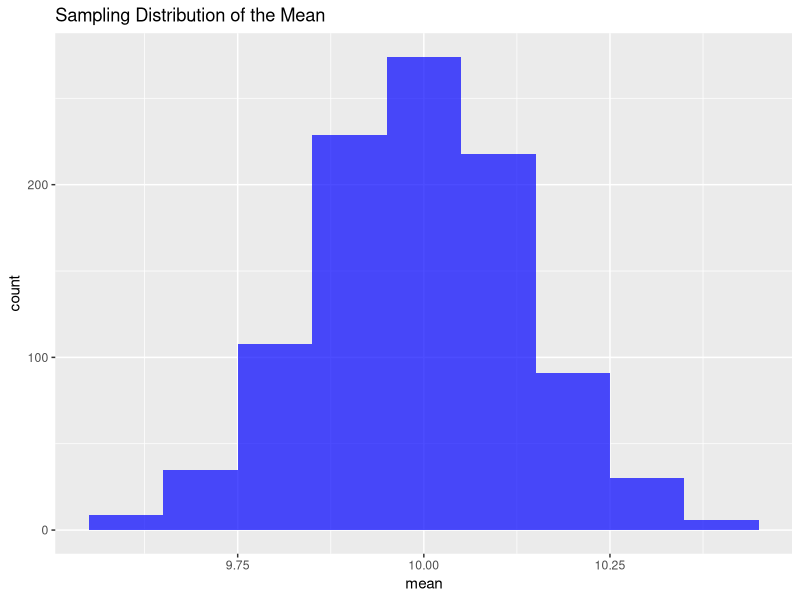
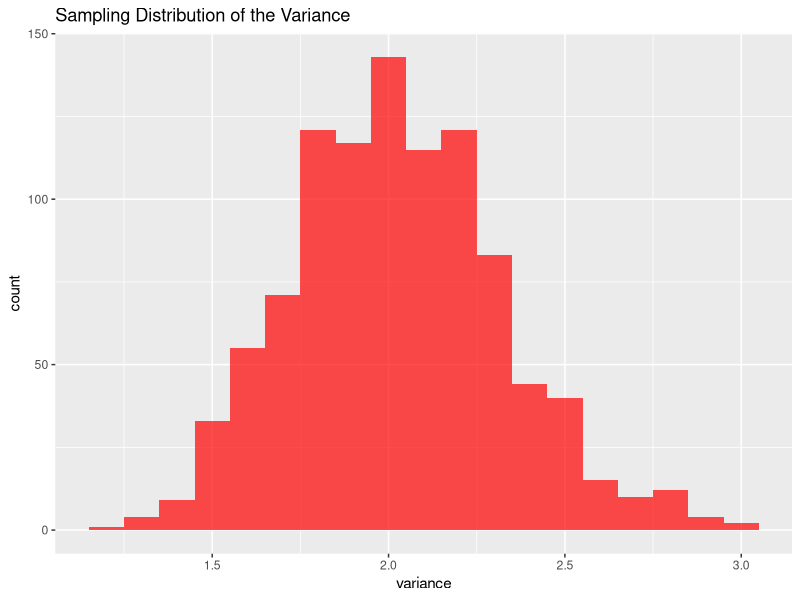

These charts were generated, in order, by the following R code:
## ---- chunk 1
knitr::opts_chunk$set(echo = TRUE)
## ---- chunk 2
library(tidyverse)
library(stats)
library(markdown)
## ---- chunk 3
population <- rnorm(10000, mean = 10, sd = sqrt(2))
## ---- chunk 4
sample_data <- sample(population, 100)
sample_mean <- mean(sample_data)
sample_se <- sd(sample_data) / sqrt(100)
ci_lower <- sample_mean - qt(0.975, df = 99) * sample_se
ci_upper <- sample_mean + qt(0.975, df = 99) * sample_se
list(sample_mean = sample_mean, sample_se = sample_se, ci_lower = ci_lower, ci_upper = ci_upper)
## ---- chunk 5
sampling_means <- vector("numeric", 1000)
sampling_vars <- vector("numeric", 1000)

for (i in 1:1000) {
  sample_data <- sample(population, 100)
  sampling_means[i] <- mean(sample_data)
  sampling_vars[i] <- var(sample_data)
}

sampling_means_df <- tibble(mean = sampling_means)
sampling_vars_df <- tibble(variance = sampling_vars)

ggplot(sampling_means_df, aes(x = mean)) +
  geom_histogram(binwidth = 0.1, fill = "blue", alpha = 0.7) +
  ggtitle("Sampling Distribution of the Mean")

ggplot(sampling_vars_df, aes(x = variance)) +
  geom_histogram(binwidth = 0.1, fill = "red", alpha = 0.7) +
  ggtitle("Sampling Distribution of the Variance")

mean_percentiles <- quantile(sampling_means, c(0.025, 0.975))
list(mean_2.5_percentile = mean_percentiles[1], mean_97.5_percentile = mean_percentiles[2])
## ---- chunk 6
simulate_coin_toss <- function(n) {
  sample(c("Heads", "Tails"), n, replace = TRUE)
}
results <- simulate_coin_toss(10000)
count_results <- table(results)
count_results
## ---- chunk 7
results_7_tosses <- simulate_coin_toss(7)
count_results_7_tosses <- table(results_7_tosses)
estimated_prob_heads_7 <- count_results_7_tosses["Heads"] / 7
estimated_prob_heads_7
## ---- chunk 8
results_7001_tosses <- simulate_coin_toss(7001)
count_results_7001_tosses <- table(results_7001_tosses)
estimated_prob_heads_7001 <- count_results_7001_tosses["Heads"] / 7001
estimated_prob_heads_7001
## ---- chunk 9
pt3_samples <- tibble(
  x1 = c(4, 4, 4, 6, 6, 38),
  x2 = c(6, 38, 72, 38, 72, 72)
)
## ---- chunk 10
pt3_samples<-pt3_samples%>%
  mutate(arithmetic_mean=(x1+x2)/2)%>%
  mutate(harmonic_mean=(2/((1/x1)+(1/x2))))%>%
  mutate(geometric_mean=sqrt(x1*x2))
pt3_samples
## ---- chunk 11
pt3_pop <- c(4, 6, 38, 72)
pop_arithmetic <- mean(pt3_pop)
pop_harmonic <- length(pt3_pop) / sum(1 / pt3_pop)
pop_geometric <- exp(mean(log(pt3_pop)))

pt3_samples<-pt3_samples%>%
  mutate(arithmetic_bias=arithmetic_mean-pop_arithmetic)%>%
  mutate(harmonic_bias=harmonic_mean-pop_harmonic)%>%
  mutate(geometric_bias=geometric_mean-pop_geometric)

bias_summary<-pt3_samples%>%
  summarise(arithmetic_bias=mean(arithmetic_bias),
            harmonic_bias=mean(harmonic_bias),
            geometric_bias=mean(geometric_bias))
bias_summary
## ---- chunk 12
pt3_samples<-pt3_samples%>%
  mutate(arithmetic_variance=(arithmetic_mean-mean(arithmetic_mean))^2)%>%
  mutate(harmonic_variance=(harmonic_mean-mean(harmonic_mean))^2)%>%
  mutate(geometric_variance=(geometric_mean-mean(geometric_mean))^2)

variance_summary<-pt3_samples%>%
  summarise(arithmetic_variance=mean(arithmetic_variance),
            harmonic_variance=mean(harmonic_variance),
            geometric_variance=mean(geometric_variance))
variance_summary
## ---- chunk 13
pt3_samples<-pt3_samples%>%
  mutate(arithmetic_mse=(arithmetic_mean-mean(arithmetic_mean))^2)%>%
  mutate(harmonic_mse=(harmonic_mean-mean(arithmetic_mean))^2)%>%
  mutate(geometric_mse=(geometric_mean-mean(arithmetic_mean))^2)

mse_summary<-pt3_samples%>%
  summarise(arithmetic_mse=mean(arithmetic_mse),
            harmonic_mse=mean(harmonic_mse),
            geometric_mse=mean(geometric_mse))
mse_summary
## ---- chunk 14
pt3f_samples <- tibble(
  x1 = c(4, 4, 4, 8, 8, 10),
  x2 = c(8, 10, 12, 10, 12, 12)
)

pt3f_samples<-pt3f_samples%>%
  mutate(arithmetic_mean=(x1+x2)/2)%>%
  mutate(harmonic_mean=(2/((1/x1)+(1/x2))))%>%
  mutate(geometric_mean=sqrt(x1*x2))
pt3f_samples

pt3f_pop <- c(4, 8, 10, 12)
pop_arithmetic <- mean(pt3f_pop)
pop_harmonic <- length(pt3f_pop) / sum(1 / pt3f_pop)
pop_geometric <- exp(mean(log(pt3f_pop)))

pt3f_samples<-pt3f_samples%>%
  mutate(arithmetic_bias=arithmetic_mean-pop_arithmetic)%>%
  mutate(harmonic_bias=harmonic_mean-pop_harmonic)%>%
  mutate(geometric_bias=geometric_mean-pop_geometric)

bias_summary<-pt3f_samples%>%
  summarise(arithmetic_bias=mean(arithmetic_bias),
            harmonic_bias=mean(harmonic_bias),
            geometric_bias=mean(geometric_bias))
bias_summary

pt3f_samples<-pt3f_samples%>%
  mutate(arithmetic_variance=(arithmetic_mean-mean(arithmetic_mean))^2)%>%
  mutate(harmonic_variance=(harmonic_mean-mean(harmonic_mean))^2)%>%
  mutate(geometric_variance=(geometric_mean-mean(geometric_mean))^2)

variance_summary<-pt3f_samples%>%
  summarise(arithmetic_variance=mean(arithmetic_variance),
            harmonic_variance=mean(harmonic_variance),
            geometric_variance=mean(geometric_variance))
variance_summary

pt3f_samples<-pt3f_samples%>%
  mutate(arithmetic_mse=(arithmetic_mean-mean(arithmetic_mean))^2)%>%
  mutate(harmonic_mse=(harmonic_mean-mean(arithmetic_mean))^2)%>%
  mutate(geometric_mse=(geometric_mean-mean(arithmetic_mean))^2)

mse_summary<-pt3f_samples%>%
  summarise(arithmetic_mse=mean(arithmetic_mse),
            harmonic_mse=mean(harmonic_mse),
            geometric_mse=mean(geometric_mse))
mse_summary
